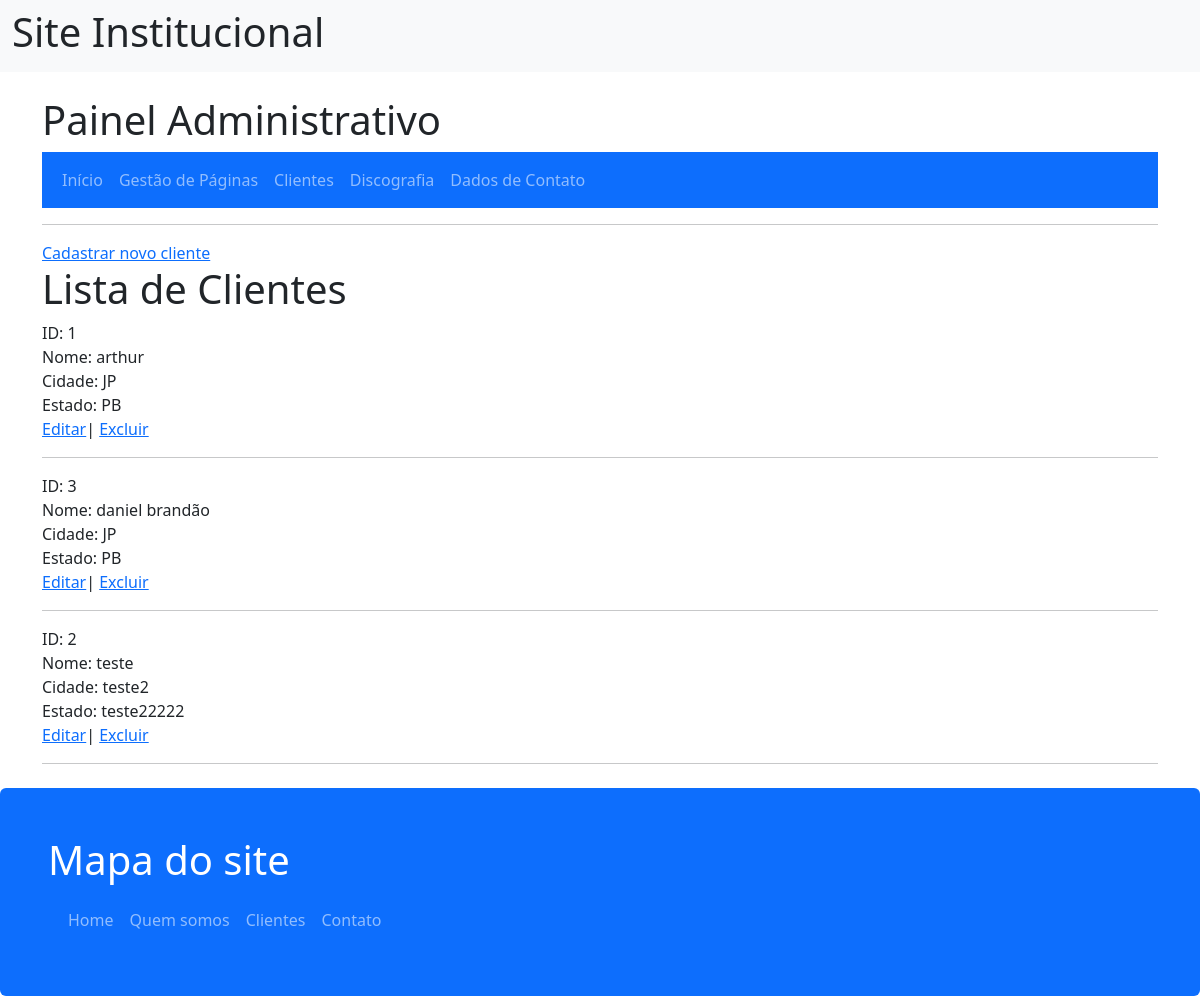
/admin/admin.php?pg=clientes-admin, run on the app's committed database.
### tables this page shows
CREATE TABLE `clientes` (
  `id` int(11) NOT NULL,
  `cliente` varchar(150) NOT NULL,
  `cidade` varchar(100) DEFAULT NULL,
  `estado` varchar(50) DEFAULT NULL
);

### admin/clientes-admin.php (the view)
<?php
require_once "config.inc.php";
echo "<a href='?pg=clientes-form'>Cadastrar novo cliente</a>";
echo "<h1>Lista de Clientes</h1>";
$sql = "SELECT * FROM clientes ORDER BY cliente ASC";
$resultado = mysqli_query($conexao, $sql);
if(mysqli_num_rows($resultado) > 0){
    while($dados = mysqli_fetch_array($resultado)){
        echo "ID: " . $dados['id'] . "<br>";
        echo "Nome: " . htmlspecialchars($dados['cliente']) . "<br>";
        echo "Cidade: " . htmlspecialchars($dados['cidade']) . "<br>";
        echo "Estado: " . htmlspecialchars($dados['estado']) . "<br>";
        echo " <a href='?pg=clientes-form-alterar&id=$dados[id]'>Editar</a>";
        echo "| <a href='?pg=clientes-excluir&id=$dados[id]' onclick=\"return confirm('Tem certeza que deseja excluir este cliente?');\">Excluir</a>";
        echo "<hr>";
    }
}else{
    echo "<h3>Nenhum cliente cadastrado!</h3>";
}
?>

### topo.php (shortened to what this page needs)
<!DOCTYPE html>
<html lang="en">
<head>
    <link href="https://cdn.jsdelivr.net/npm/bootstrap@5.3.3/dist/css/bootstrap.min.css" rel="stylesheet">
</head>
<body>
<div class="navbar navbar-expand-sm bg-light navbar-light">
    <div class="container-fluid">
        <h1>
            <?php
            $nome_site = "Site Institucional";
                echo "$nome_site";
            ?>
        </h1>
    </div>
</div>

### admin/admin.php
<?php
include_once "../topo.php";
echo '<div class="container mt-4">';
echo "<h1>Painel Administrativo</h1>";
$login = True;
if ($login == True) {
    ?>
    <nav class="navbar navbar-expand-sm bg-primary navbar-dark">
        <div class="container-fluid">
            <ul class="navbar-nav">
                <li class="nav-item">
                    <a class="nav-link" href="admin.php">Início</a>
                </li>
                <li class="nav-item">
                    <a class="nav-link" href="?pg=paginas"> Gestão de Páginas</a>
                </li>
                <li class="nav-item">
                    <a class="nav-link" href="?pg=clientes-admin"> Clientes</a>
                </li>
                <li class="nav-item">
                    <a class="nav-link" href="?pg=albuns-admin"> Discografia</a>
                </li>
                <li class="nav-item">
                    <a class="nav-link" href="?pg=contato"> Dados de Contato</a>
                </li>
            </ul>
        </div>
    </nav>
    <hr> <?php
    if (empty($_GET['pg'])) {
        $pg = "principal";
    } else {
        $pg = $_GET['pg'];
    }
    if (file_exists("$pg.php")) {
        include_once "$pg.php";
    } else {
        echo "<div classclass='alert alert-danger'>Erro: A página '$pg.php' não foi encontrada.</div>";
        include_once "principal.php";
    }
} else {
    include "login.php";
}
echo '</div>';
include_once "../rodape.php";
?>

### rodape.php
<div class="mt-4 p-5 bg-primary text-white rounded">
    <h1>Mapa do site</h1>
    <?php
        include "menu.php";
    ?>
</div>

### menu.php
<nav class="navbar navbar-expand-sm bg-primary navbar-dark">
    <div class="container-fluid">
        <ul class="navbar-nav">
            <li class="nav-item">
                <a class="nav-link" href="?pg=conteudo"> Home</a>
            </li>
            <li class="nav-item">
                <a class="nav-link" href="?pg=quemsomos"> Quem somos</a>
            </li>
            <li class="nav-item">
                <a class="nav-link"  href="?pg=clientes"> Clientes</a>
            </li>
            <li class="nav-item">
                <a class="nav-link" href="?pg=faleconosco"> Contato</a>
            </li>
        </ul>
    </div>
</nav>

### data on the page
clientes: id "1", cliente "arthur", cidade "JP", estado "PB"
clientes: id "3", cliente "daniel brandão", cidade "JP", estado "PB"
clientes: id "2", cliente "teste", cidade "teste2", estado "teste22222"

### other printed values
$nome_site "Site Institucional"
